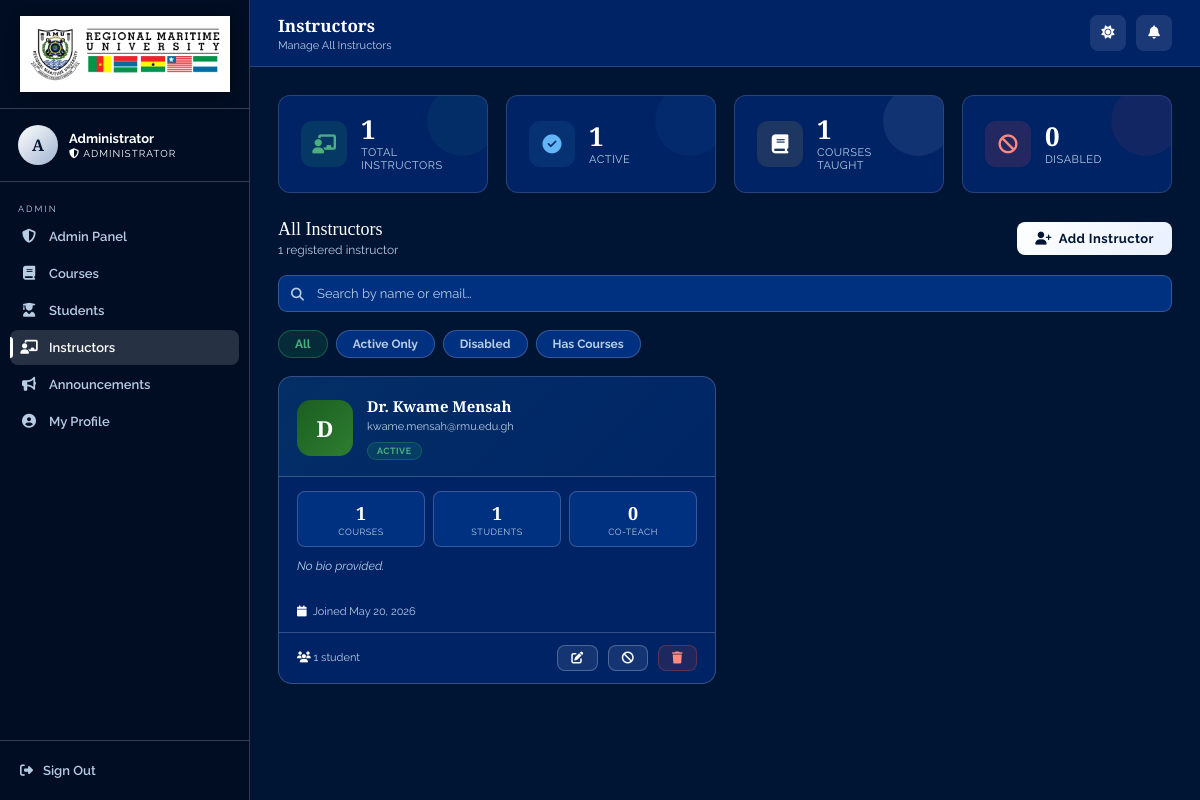
Screenshot of /admin/instructors.php (signed in) with the database file from the repository.
### tables this page shows
CREATE TABLE users (
    id INT AUTO_INCREMENT PRIMARY KEY,
    full_name VARCHAR(150) NOT NULL,
    email VARCHAR(150) NOT NULL UNIQUE,
    password VARCHAR(255) NOT NULL,
    role ENUM('instructor','student','admin') NOT NULL DEFAULT 'student',
    department VARCHAR(100) NOT NULL DEFAULT 'Information Technology Department',
    programme ENUM('IT','CS','CE') DEFAULT NULL,
    student_id VARCHAR(50) DEFAULT NULL,
    profile_pic VARCHAR(255) DEFAULT NULL,
    bio TEXT DEFAULT NULL,
    is_active TINYINT(1) NOT NULL DEFAULT 1,
    created_at DATETIME NOT NULL DEFAULT CURRENT_TIMESTAMP
);

### includes/config.php (called while the page is built, shortened)
<?php
function h(string $str): string {
    return htmlspecialchars($str, ENT_QUOTES, 'UTF-8');
}

### admin/instructors.php (the view, shortened to what this page needs)
<?php
require_once '../includes/config.php';
try {
    $pdo->exec("CREATE TABLE IF NOT EXISTS course_instructors (
        course_id     INT NOT NULL,
        instructor_id INT NOT NULL,
        PRIMARY KEY (course_id, instructor_id)
    )");
} catch(Exception $e){}
$allInstructors = $pdo->query("
    SELECT u.*,
           COUNT(DISTINCT c.id)  AS n_courses,
           COUNT(DISTINCT e.student_id) AS n_students
    FROM   users u
    LEFT JOIN courses c ON c.instructor_id = u.id
    LEFT JOIN enrollments e ON e.course_id = c.id
    WHERE  u.role = 'instructor'
    GROUP  BY u.id
    ORDER  BY u.full_name
")->fetchAll();
try {
    $coMap = [];
} catch(Exception $e){ $coMap = []; }
$totalInstructors = count($allInstructors);
$totalActive      = count(array_filter($allInstructors, fn($i) => $i['is_active']));
$totalCoursesTaught = array_sum(array_column($allInstructors, 'n_courses'));
$pageTitle    = 'Instructors';
$pageSubtitle = 'Manage All Instructors';
$activePage   = 'instructors';
$depth        = 1;
?>
<div class="stat-grid" style="margin-bottom:26px">
    <div class="stat-card" style="--sc:#27ae60">
        <div class="stat-ico" style="background:rgba(39,174,96,.15);color:#4caf82"><i class="fas fa-chalkboard-teacher"></i></div>
        <div><div class="stat-val"><?= $totalInstructors ?></div><div class="stat-lbl">Total Instructors</div></div>
    </div>
    <div class="stat-card" style="--sc:#2980b9">
        <div class="stat-ico" style="background:rgba(41,128,185,.15);color:#64b5f6"><i class="fas fa-check-circle"></i></div>
        <div><div class="stat-val"><?= $totalActive ?></div><div class="stat-lbl">Active</div></div>
    </div>
    <div class="stat-card" style="--sc:var(--gold)">
        <div class="stat-ico" style="background:rgba(200,168,75,.15);color:var(--gold)"><i class="fas fa-book"></i></div>
        <div><div class="stat-val"><?= $totalCoursesTaught ?></div><div class="stat-lbl">Courses Taught</div></div>
    </div>
    <div class="stat-card" style="--sc:#e74c3c">
        <div class="stat-ico" style="background:rgba(231,76,60,.15);color:#ff8a80"><i class="fas fa-ban"></i></div>
        <div><div class="stat-val"><?= $totalInstructors - $totalActive ?></div><div class="stat-lbl">Disabled</div></div>
    </div>
</div>
<div class="flex-between mb2">
    <div>
        <div style="font-family:'Cinzel',serif;font-size:18px;color:var(--white)">All Instructors</div>
        <div style="font-size:12px;color:var(--muted);margin-top:3px"><?= $totalInstructors ?> registered instructor<?= $totalInstructors!=1?'s':'' ?></div>
    </div>
    <button class="btn btn-primary" onclick="openModal('m-add-instructor')">
        <i class="fas fa-user-plus"></i> Add Instructor
    </button>
</div>
<div class="search-wrap">
    <i class="fas fa-search"></i>
    <input type="text" id="instructor-search" placeholder="Search by name or email…" oninput="filterInstructors()">
</div>
<div class="filter-tabs">
    <span class="ftab active" onclick="setStatusFilter(this,'all')">All</span>
    <span class="ftab" onclick="setStatusFilter(this,'active')">Active Only</span>
    <span class="ftab" onclick="setStatusFilter(this,'disabled')">Disabled</span>
    <span class="ftab" onclick="setStatusFilter(this,'courses')">Has Courses</span>
</div>
<?php if (empty($allInstructors)): ?>
<div class="empty-state">
    <i class="fas fa-chalkboard-teacher"></i>
    <h3>No Instructors Yet</h3>
    <p>Add your first instructor to start creating courses.</p>
    <button class="btn btn-primary" style="margin-top:18px" onclick="openModal('m-add-instructor')">
        <i class="fas fa-user-plus"></i> Add First Instructor
    </button>
</div>
<?php else: ?>
<div class="instructors-grid" id="instructors-grid">
<?php foreach ($allInstructors as $ins):
    $coCourses = $coMap[$ins['id']] ?? 0;
?>
<div class="instructor-card"
     data-search="<?= strtolower(h($ins['full_name']).' '.h($ins['email'])) ?>"
     data-active="<?= $ins['is_active'] ? 'active' : 'disabled' ?>"
     data-courses="<?= $ins['n_courses'] > 0 ? 'yes' : 'no' ?>">
    <div class="instructor-card-top">
        <div class="instructor-avatar">
            <?php if (!empty($ins['profile_pic'])): ?>
            <img src="../uploads/avatars/<?= h($ins['profile_pic']) ?>" alt="Avatar">
            <?php else: ?>
            <?= strtoupper(mb_substr($ins['full_name'],0,1)) ?>
            <?php endif; ?>
        </div>
        <div style="min-width:0;flex:1">
            <div class="instructor-name"><?= h($ins['full_name']) ?></div>
            <div class="instructor-email" title="<?= h($ins['email']) ?>"><?= h($ins['email']) ?></div>
            <div style="margin-top:6px">
                <span class="badge <?= $ins['is_active'] ? 'bg-green' : 'bg-red' ?>" style="font-size:9px">
                    <?= $ins['is_active'] ? 'Active' : 'Disabled' ?>
                </span>
            </div>
        </div>
    </div>
    <div class="instructor-card-body">
        <div class="ins-stats-row">
            <div class="ins-stat">
                <div class="ins-stat-val"><?= $ins['n_courses'] ?></div>
                <div class="ins-stat-lbl">Courses</div>
            </div>
            <div class="ins-stat">
                <div class="ins-stat-val"><?= $ins['n_students'] ?></div>
                <div class="ins-stat-lbl">Students</div>
            </div>
            <div class="ins-stat">
                <div class="ins-stat-val"><?= $coCourses ?></div>
                <div class="ins-stat-lbl">Co-Teach</div>
            </div>
        </div>
        <div class="instructor-bio">
            <?= $ins['bio'] ? h($ins['bio']) : '<span style="font-style:italic;color:var(--muted)">No bio provided.</span>' ?>
        </div>
        <div style="font-size:11px;color:var(--muted);display:flex;align-items:center;gap:6px">
            <i class="fas fa-calendar" style="color:var(--gold)"></i>
            Joined <?= date('M d, Y', strtotime($ins['created_at'])) ?>
        </div>
    </div>
    <div class="instructor-card-footer">
        <div style="font-size:11px;color:var(--muted)">
            <i class="fas fa-users" style="color:var(--gold)"></i> <?= $ins['n_students'] ?> student<?= $ins['n_students']!=1?'s':'' ?>
        </div>
        <div class="flex gap">
            <button class="btn btn-secondary btn-sm" title="Edit"
                onclick="openEditInstructor(
                    <?= $ins['id'] ?>,
                    <?= htmlspecialchars(json_encode($ins['full_name']), ENT_QUOTES) ?>,
                    <?= htmlspecialchars(json_encode($ins['email']), ENT_QUOTES) ?>,
                    <?= htmlspecialchars(json_encode($ins['bio'] ?? ''), ENT_QUOTES) ?>
                )">
                <i class="fas fa-edit"></i>
            </button>
            <a href="instructors.php?toggle=<?= $ins['id'] ?>" class="btn btn-secondary btn-sm"
               title="<?= $ins['is_active'] ? 'Disable' : 'Enable' ?>">
                <i class="fas fa-<?= $ins['is_active'] ? 'ban' : 'check' ?>"></i>
            </a>
            <a href="instructors.php?del=<?= $ins['id'] ?>" class="btn btn-danger btn-sm"
               onclick="return confirm('Permanently delete this instructor? Their courses will remain but be unassigned.')">
                <i class="fas fa-trash"></i>
            </a>
        </div>
    </div>
</div>
<?php endforeach; ?>
</div>
<?php endif; ?>
<?php
$pageContent = ob_get_clean();
require_once '../includes/layout.php';

### includes/layout.php (shortened to what this page needs)
<?php
$role  = $_SESSION['role']      ?? '';
$uname = $_SESSION['full_name'] ?? 'User';
$base  = str_repeat('../', $depth ?? 1);
$profile_pic = null;
if (!empty($_SESSION['user_id'])) {
    try {
        $pp = $pdo->prepare('SELECT profile_pic FROM users WHERE id=? LIMIT 1');
        $pp->execute([$_SESSION['user_id']]);
        $profile_pic = $pp->fetchColumn() ?: null;
    } catch(Exception $e) {
        $profile_pic = null;
    }
}
$nav = [];
if ($role === 'admin') {
    $nav = [
        ['dashboard',    'fa-shield-alt',          'Admin Panel',  'dashboard.php'],
        ['courses',      'fa-book',                'Courses',      'courses.php'],
        ['students',     'fa-user-graduate',       'Students',     'students.php'],
        ['instructors',  'fa-chalkboard-teacher',  'Instructors',  'instructors.php'],
        ['announcements','fa-bullhorn',             'Announcements','announcements.php'],
        ['profile',      'fa-user-circle',         'My Profile',   'profile.php'],
    ];
}
$initial = strtoupper(mb_substr($uname, 0, 1));
?>
<!DOCTYPE html>
<html lang="en">
<head>
<link rel="stylesheet" href="https://cdnjs.cloudflare.com/ajax/libs/font-awesome/6.5.0/css/all.min.css">
</head>
<body>
<aside class="sidebar" id="sidebar">
    <div class="sb-logo">
        <?php
        $logoFile = dirname(__DIR__) . '/assets/img/logo.png';
        if (file_exists($logoFile)): ?>
            <img src="<?= $base ?>assets/img/logo.png" alt="Regional Maritime University">
        <?php endif; ?>
    </div>
    <div class="sb-user">
        <div class="avatar" style="<?= $profile_pic ? 'padding:0;overflow:hidden;background:none;' : '' ?>">
            <?php if($profile_pic): ?>
                <img src="<?= $base ?>uploads/avatars/<?= h($profile_pic) ?>" alt="Avatar" style="width:100%;height:100%;object-fit:cover;border-radius:50%;">
            <?php else: ?>
                <?= $initial ?>
            <?php endif; ?>
        </div>
        <div style="min-width:0">
            <div class="sb-uname"><?= h($uname) ?></div>
            <div class="sb-role">
                <i class="fas fa-<?= $role==='instructor' ? 'chalkboard-teacher' : ($role==='admin' ? 'shield-alt' : 'user-graduate') ?>"></i>
                <?= $role==='admin' ? 'Administrator' : ucfirst($role) ?>
            </div>
        </div>
    </div>
    <nav class="sb-nav">
        <div class="nav-label"><?= ucfirst($role) ?></div>
        <?php foreach ($nav as [$key, $icon, $label, $file]): ?>
        <a href="<?= $base . $role . '/' . $file ?>" class="nav-a <?= ($activePage ?? '') === $key ? 'active' : '' ?>">
            <i class="fas <?= $icon ?>"></i> <?= $label ?>
        </a>
        <?php endforeach; ?>
    </nav>
    <div class="sb-foot">
        <a href="<?= $base ?>logout.php"><i class="fas fa-sign-out-alt"></i> Sign Out</a>
    </div>
</aside>
<div class="main">
    <div class="topbar">
        <div style="display:flex;align-items:center;gap:12px">
            <div>
                <div class="topbar-title"><?= h($pageTitle) ?></div>
                <?php if (!empty($pageSubtitle)): ?>
                <div class="topbar-sub"><?= $pageSubtitle ?></div>
                <?php endif; ?>
            </div>
        </div>
        <div class="topbar-btns">
            <button class="icon-btn" id="theme-toggle" title="Toggle Light/Dark Mode" onclick="toggleTheme()" style="border:none">
                <i class="fas fa-sun" id="theme-icon"></i>
            </button>
            <div class="notif-wrap">
                <button class="icon-btn" id="notif-btn" title="Notifications" onclick="toggleNotifs(event)" style="border:none;position:relative">
                    <i class="fas fa-bell"></i>
                </button>
            </div>
        </div>
    </div>
    <div class="page">
<?= $pageContent ?? '' ?>
    </div>
</div>
</body>
</html>

### admin/instructors.php (style rules this page uses)
.search-wrap { position:relative; margin-bottom:18px; }
.search-wrap i { position:absolute; left:13px; top:50%; transform:translateY(-50%); color:var(--muted); font-size:13px; }
.search-wrap input { width:100%; padding:10px 14px 10px 38px; background:var(--surf2); border:1px solid var(--border); border-radius:9px; color:var(--text); font-family:'Raleway',sans-serif; font-size:13px; outline:none; transition:border-color .2s; }
.search-wrap input::placeholder { color:var(--muted); }
.filter-tabs { display:flex; gap:8px; margin-bottom:18px; flex-wrap:wrap; }
.ftab { padding:6px 16px; border-radius:20px; font-size:12px; font-weight:700; border:1px solid var(--border); background:var(--surf2); color:var(--muted); cursor:pointer; transition:all .2s; }
.ftab.active { background:rgba(39,174,96,.15); color:#4caf82; border-color:rgba(39,174,96,.4); }
.instructors-grid { display:grid; grid-template-columns:repeat(auto-fill,minmax(300px,1fr)); gap:18px; }
.instructor-card { background:var(--surface); border:1px solid var(--border); border-radius:14px; overflow:hidden; transition:transform .2s, border-color .2s; display:flex; flex-direction:column; }
.instructor-card-top { padding:20px 18px 16px; background:linear-gradient(135deg, rgba(39,174,96,.08), rgba(39,174,96,.02)); border-bottom:1px solid var(--border); display:flex; align-items:center; gap:14px; }
.instructor-avatar { width:56px; height:56px; border-radius:14px; flex-shrink:0; display:flex; align-items:center; justify-content:center; font-family:'Cinzel',serif; font-size:22px; font-weight:700; color:#fff; background:linear-gradient(135deg,#1b5e20,#2e7d32); position:relative; }
.instructor-name { font-family:'Cinzel',serif; font-size:15px; font-weight:700; color:var(--white); line-height:1.3; }
.instructor-email { font-size:11px; color:var(--muted); margin-top:3px; overflow:hidden; text-overflow:ellipsis; white-space:nowrap; max-width:190px; }
.instructor-card-body { padding:14px 18px; flex:1; display:flex; flex-direction:column; gap:10px; }
.ins-stats-row { display:grid; grid-template-columns:repeat(3,1fr); gap:8px; }
.ins-stat { background:var(--surf2); border:1px solid var(--border); border-radius:8px; padding:9px; text-align:center; }
.ins-stat-val { font-family:'Cinzel',serif; font-size:18px; font-weight:700; color:var(--white); }
.ins-stat-lbl { font-size:9px; color:var(--muted); text-transform:uppercase; letter-spacing:.5px; margin-top:2px; }
.instructor-bio { font-size:12px; color:var(--muted); line-height:1.6; display:-webkit-box; -webkit-line-clamp:2; -webkit-box-orient:vertical; overflow:hidden; min-height:38px; }
.instructor-card-footer { padding:12px 18px; border-top:1px solid var(--border); display:flex; align-items:center; justify-content:space-between; gap:8px; }

### rows the page displays
users: is_active "1", $totalInstructors-$totalActive "0", full_name "D", full_name "Dr. Kwame Mensah", email "kwame.mensah@rmu.edu.gh", shows "ACTIVE", n_courses "1", n_students "1", id "0", shows "No bio provided.", created_at "May 20, 2026"

### other values shown
$initial "A"
$uname "Administrator"
$role "ADMIN"
$label "Admin Panel"
$label "Courses"
$label "Students"
$label "Instructors"
$label "Announcements"
$label "My Profile"
$pageTitle "Instructors"
$pageSubtitle "Manage All Instructors"
$totalInstructors "1"
$totalCoursesTaught "1"
